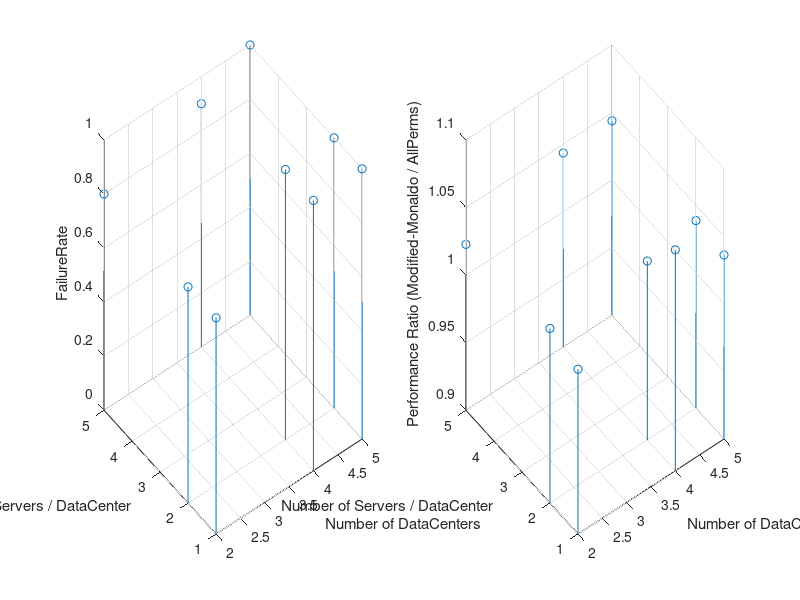

Write MATLAB code to recreate this figure.
%% load Data
load('exhaust_experiment1.mat');

%% All

figure

% plot Number of DataCenters (X) and Number of Servers / DataCenter (Y)
%   against FailureRate
subplot(1,2,1);
stem3(Inputs(:,3),Inputs(:,4),Outputs(:,1));
xlabel('Number of DataCenters')
ylabel('Number of Servers / DataCenter');
zlabel('FailureRate');

% plot Number of DataCenters (X) and Number of Servers / DataCenter (Y)
%   against Performance Ratio (Modified-Monaldo / AllPerms)
subplot(1,2,2);
stem3(Inputs(:,3),Inputs(:,4),Outputs(:,2));
zlim([0.9,1.1]);
xlabel('Number of DataCenters')
ylabel('Number of Servers / DataCenter');
zlabel('Performance Ratio (Modified-Monaldo / AllPerms)');


